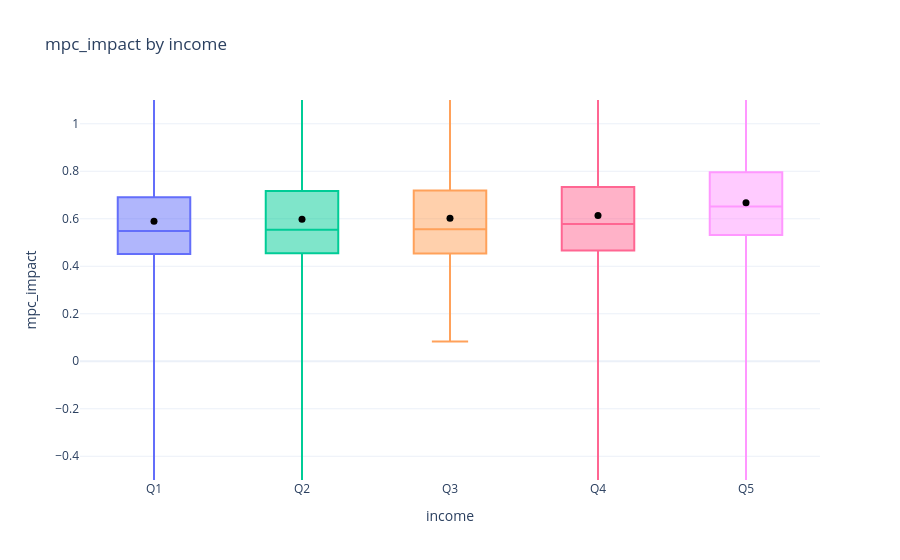
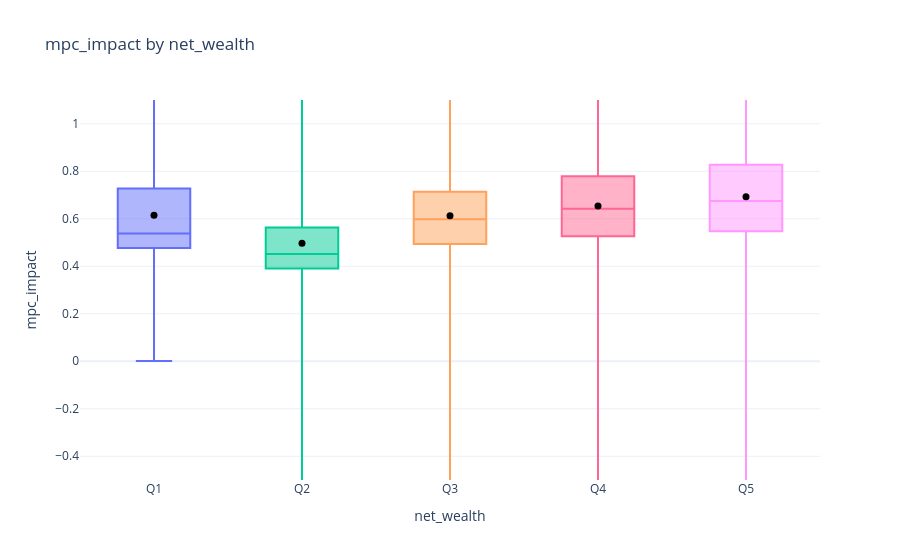
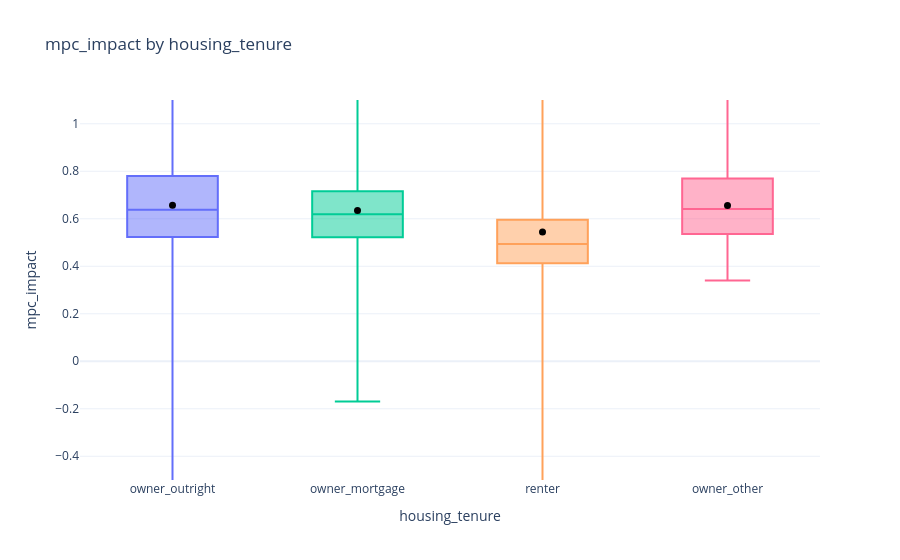
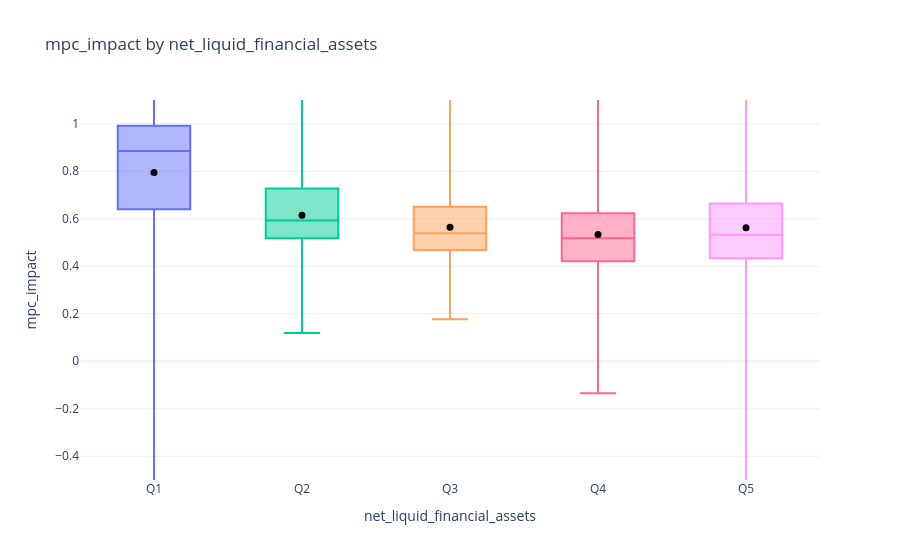

Notebook code cell kept with these figures, in order:
### Markdown cell above
## Results and plots

### Code cell
if outputs is not None:
    panel = pd.read_csv(outputs["analysis_dir"] / "household_mpc_panel.csv")
    summary = pd.read_csv(outputs["analysis_dir"] / "household_mpc_summary.csv")
    plot_mpc_panel(
        panel,
        variables=[
            "income",
            "net_wealth",
            "housing_tenure",
            "net_liquid_financial_assets",
            "illiquid_financial_assets",
            "housing_wealth",
        ],
        mpc_columns=["mpc_impact", "cmpc_4q"],
        plot_kind="box_only",
        y_range=(-0.5, 1.1),
        winsor_quantiles=(0, 1),
        # winsor_quantiles=(0.01, 0.99),
        winsor_mode="trim",
        output_dir=outputs["analysis_dir"] / "plots",
        output_format="png",
    )
    summary

### Figure 1 — Plotly figure (JSON) as saved in the notebook; plotly's stock layout.template omitted (floating-point values rounded to 4 significant figures; data arrays with more than 128 entries replaced by an {"elided": "..."} marker saying what was removed)
{"data": [{"boxpoints": false, "name": "Q1", "type": "box", "y": {"elided": "4507 float values"}}, {"marker": {"color": "black", "size": 7}, "mode": "markers", "name": "Q1 mean", "showlegend": false, "type": "scatter", "x": ["Q1"], "y": [0.589]}, {"boxpoints": false, "name": "Q2", "type": "box", "y": {"elided": "4506 float values"}}, {"marker": {"color": "black", "size": 7}, "mode": "markers", "name": "Q2 mean", "showlegend": false, "type": "scatter", "x": ["Q2"], "y": [0.5984]}, {"boxpoints": false, "name": "Q3", "type": "box", "y": {"elided": "4507 float values"}}, {"marker": {"color": "black", "size": 7}, "mode": "markers", "name": "Q3 mean", "showlegend": false, "type": "scatter", "x": ["Q3"], "y": [0.6016]}, {"boxpoints": false, "name": "Q4", "type": "box", "y": {"elided": "4506 float values"}}, {"marker": {"color": "black", "size": 7}, "mode": "markers", "name": "Q4 mean", "showlegend": false, "type": "scatter", "x": ["Q4"], "y": [0.6141]}, {"boxpoints": false, "name": "Q5", "type": "box", "y": {"elided": "4507 float values"}}, {"marker": {"color": "black", "size": 7}, "mode": "markers", "name": "Q5 mean", "showlegend": false, "type": "scatter", "x": ["Q5"], "y": [0.6669]}], "layout": {"showlegend": false, "title": {"text": "mpc_impact by income"}, "xaxis": {"categoryarray": ["Q1", "Q2", "Q3", "Q4", "Q5"], "categoryorder": "array", "title": {"text": "income"}}, "yaxis": {"range": [-0.5, 1.1], "title": {"text": "mpc_impact"}}}}

### Figure 2 — Plotly figure (JSON) as saved in the notebook; plotly's stock layout.template omitted (floating-point values rounded to 4 significant figures; data arrays with more than 128 entries replaced by an {"elided": "..."} marker saying what was removed)
{"data": [{"boxpoints": false, "name": "Q1", "type": "box", "y": {"elided": "4507 float values"}}, {"marker": {"color": "black", "size": 7}, "mode": "markers", "name": "Q1 mean", "showlegend": false, "type": "scatter", "x": ["Q1"], "y": [0.6145]}, {"boxpoints": false, "name": "Q2", "type": "box", "y": {"elided": "4506 float values"}}, {"marker": {"color": "black", "size": 7}, "mode": "markers", "name": "Q2 mean", "showlegend": false, "type": "scatter", "x": ["Q2"], "y": [0.4964]}, {"boxpoints": false, "name": "Q3", "type": "box", "y": {"elided": "4507 float values"}}, {"marker": {"color": "black", "size": 7}, "mode": "markers", "name": "Q3 mean", "showlegend": false, "type": "scatter", "x": ["Q3"], "y": [0.6131]}, {"boxpoints": false, "name": "Q4", "type": "box", "y": {"elided": "4506 float values"}}, {"marker": {"color": "black", "size": 7}, "mode": "markers", "name": "Q4 mean", "showlegend": false, "type": "scatter", "x": ["Q4"], "y": [0.6534]}, {"boxpoints": false, "name": "Q5", "type": "box", "y": {"elided": "4507 float values"}}, {"marker": {"color": "black", "size": 7}, "mode": "markers", "name": "Q5 mean", "showlegend": false, "type": "scatter", "x": ["Q5"], "y": [0.6924]}], "layout": {"showlegend": false, "title": {"text": "mpc_impact by net_wealth"}, "xaxis": {"categoryarray": ["Q1", "Q2", "Q3", "Q4", "Q5"], "categoryorder": "array", "title": {"text": "net_wealth"}}, "yaxis": {"range": [-0.5, 1.1], "title": {"text": "mpc_impact"}}}}

### Figure 3 — Plotly figure (JSON) as saved in the notebook; plotly's stock layout.template omitted (floating-point values rounded to 4 significant figures; data arrays with more than 128 entries replaced by an {"elided": "..."} marker saying what was removed)
{"data": [{"boxpoints": false, "name": "owner_outright", "type": "box", "y": {"elided": "12676 float values"}}, {"marker": {"color": "black", "size": 7}, "mode": "markers", "name": "owner_outright mean", "showlegend": false, "type": "scatter", "x": ["owner_outright"], "y": [0.6568]}, {"boxpoints": false, "name": "owner_mortgage", "type": "box", "y": {"elided": "1209 float values"}}, {"marker": {"color": "black", "size": 7}, "mode": "markers", "name": "owner_mortgage mean", "showlegend": false, "type": "scatter", "x": ["owner_mortgage"], "y": [0.6348]}, {"boxpoints": false, "name": "renter", "type": "box", "y": {"elided": "8290 float values"}}, {"marker": {"color": "black", "size": 7}, "mode": "markers", "name": "renter mean", "showlegend": false, "type": "scatter", "x": ["renter"], "y": [0.5437]}, {"boxpoints": false, "name": "owner_other", "type": "box", "y": {"elided": "358 float values"}}, {"marker": {"color": "black", "size": 7}, "mode": "markers", "name": "owner_other mean", "showlegend": false, "type": "scatter", "x": ["owner_other"], "y": [0.6562]}], "layout": {"showlegend": false, "title": {"text": "mpc_impact by housing_tenure"}, "xaxis": {"categoryarray": ["owner_outright", "owner_mortgage", "renter", "owner_other"], "categoryorder": "array", "title": {"text": "housing_tenure"}}, "yaxis": {"range": [-0.5, 1.1], "title": {"text": "mpc_impact"}}}}

### Figure 4 — Plotly figure (JSON) as saved in the notebook; plotly's stock layout.template omitted (floating-point values rounded to 4 significant figures; data arrays with more than 128 entries replaced by an {"elided": "..."} marker saying what was removed)
{"data": [{"boxpoints": false, "name": "Q1", "type": "box", "y": {"elided": "4507 float values"}}, {"marker": {"color": "black", "size": 7}, "mode": "markers", "name": "Q1 mean", "showlegend": false, "type": "scatter", "x": ["Q1"], "y": [0.7943]}, {"boxpoints": false, "name": "Q2", "type": "box", "y": {"elided": "4506 float values"}}, {"marker": {"color": "black", "size": 7}, "mode": "markers", "name": "Q2 mean", "showlegend": false, "type": "scatter", "x": ["Q2"], "y": [0.6149]}, {"boxpoints": false, "name": "Q3", "type": "box", "y": {"elided": "4507 float values"}}, {"marker": {"color": "black", "size": 7}, "mode": "markers", "name": "Q3 mean", "showlegend": false, "type": "scatter", "x": ["Q3"], "y": [0.5643]}, {"boxpoints": false, "name": "Q4", "type": "box", "y": {"elided": "4506 float values"}}, {"marker": {"color": "black", "size": 7}, "mode": "markers", "name": "Q4 mean", "showlegend": false, "type": "scatter", "x": ["Q4"], "y": [0.5341]}, {"boxpoints": false, "name": "Q5", "type": "box", "y": {"elided": "4507 float values"}}, {"marker": {"color": "black", "size": 7}, "mode": "markers", "name": "Q5 mean", "showlegend": false, "type": "scatter", "x": ["Q5"], "y": [0.5623]}], "layout": {"showlegend": false, "title": {"text": "mpc_impact by net_liquid_financial_assets"}, "xaxis": {"categoryarray": ["Q1", "Q2", "Q3", "Q4", "Q5"], "categoryorder": "array", "title": {"text": "net_liquid_financial_assets"}}, "yaxis": {"range": [-0.5, 1.1], "title": {"text": "mpc_impact"}}}}
